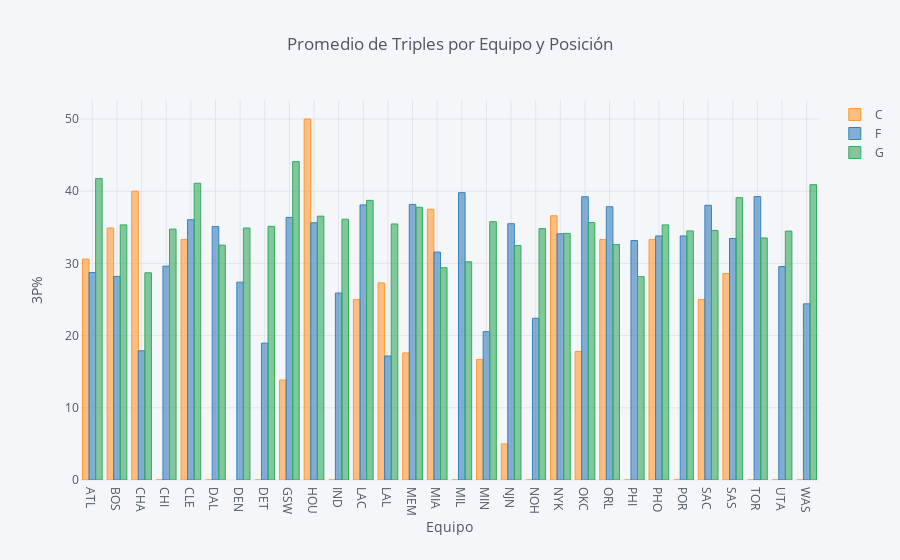

The notebook cell saved with this chart:
### Code cell
# Escriba su código aquí
configure_plotly_browser_state()

team_3p_mean.iplot(kind='bar', x= 'Team', y = ['C','F','G'],title='Promedio de Triples por Equipo y Posición',
                   yTitle='3P%',xTitle = 'Equipo')

### Figure 1 — Plotly figure (JSON) as saved in the notebook; plotly's stock layout.template omitted (floating-point values rounded to 4 significant figures)
{"data": [{"name": "C", "orientation": "v", "text": "", "y": [30.6, 34.9, 40, 0, 33.3, 0, "", 0, 13.85, 50, 0, 25, 27.3, 17.6, 37.5, 0, 16.7, 5, 0, 36.6, 17.8, 33.3, 0, 33.3, 0, 25, 28.6, 0, 0, 0], "marker": {"color": "rgba(255, 153, 51, 0.6)", "line": {"color": "rgba(255, 153, 51, 1.0)", "width": 1}}, "x": ["ATL", "BOS", "CHA", "CHI", "CLE", "DAL", "DEN", "DET", "GSW", "HOU", "IND", "LAC", "LAL", "MEM", "MIA", "MIL", "MIN", "NJN", "NOH", "NYK", "OKC", "ORL", "PHI", "PHO", "POR", "SAC", "SAS", "TOR", "UTA", "WAS"], "type": "bar", "uid": "ddf30f20-4301-4a5a-acb3-3cebe662f002"}, {"name": "F", "orientation": "v", "text": "", "y": [28.73, 28.2, 17.9, 29.63, 36.05, 35.1, 27.4, 18.95, 36.37, 35.63, 25.9, 38.1, 17.18, 38.17, 31.57, 39.8, 20.55, 35.5, 22.4, 34.1, 39.23, 37.85, 33.17, 33.8, 33.8, 38.05, 33.45, 39.25, 29.57, 24.4], "marker": {"color": "rgba(55, 128, 191, 0.6)", "line": {"color": "rgba(55, 128, 191, 1.0)", "width": 1}}, "x": ["ATL", "BOS", "CHA", "CHI", "CLE", "DAL", "DEN", "DET", "GSW", "HOU", "IND", "LAC", "LAL", "MEM", "MIA", "MIL", "MIN", "NJN", "NOH", "NYK", "OKC", "ORL", "PHI", "PHO", "POR", "SAC", "SAS", "TOR", "UTA", "WAS"], "type": "bar", "uid": "7108e7b8-c9e1-4170-82da-40bd76d40bea"}, {"name": "G", "orientation": "v", "text": "", "y": [41.75, 35.33, 28.7, 34.75, 41.1, 32.52, 34.9, 35.13, 44.1, 36.55, 36.12, 38.73, 35.46, 37.77, 29.4, 30.23, 35.77, 32.47, 34.82, 34.16, 35.67, 32.63, 28.17, 35.33, 34.5, 34.57, 39.1, 33.52, 34.48, 40.9], "marker": {"color": "rgba(50, 171, 96, 0.6)", "line": {"color": "rgba(50, 171, 96, 1.0)", "width": 1}}, "x": ["ATL", "BOS", "CHA", "CHI", "CLE", "DAL", "DEN", "DET", "GSW", "HOU", "IND", "LAC", "LAL", "MEM", "MIA", "MIL", "MIN", "NJN", "NOH", "NYK", "OKC", "ORL", "PHI", "PHO", "POR", "SAC", "SAS", "TOR", "UTA", "WAS"], "type": "bar", "uid": "d6eb33cf-d376-4ccd-9040-29162cbe324f"}], "layout": {"yaxis": {"tickfont": {"color": "#4D5663"}, "zerolinecolor": "#E1E5ED", "title": {"text": "3P%", "font": {"color": "#4D5663"}}, "gridcolor": "#E1E5ED", "showgrid": true}, "paper_bgcolor": "#F5F6F9", "plot_bgcolor": "#F5F6F9", "title": {"text": "Promedio de Triples por Equipo y Posición", "font": {"color": "#4D5663"}}, "xaxis": {"tickfont": {"color": "#4D5663"}, "zerolinecolor": "#E1E5ED", "title": {"text": "Equipo", "font": {"color": "#4D5663"}}, "gridcolor": "#E1E5ED", "showgrid": true}, "legend": {"bgcolor": "#F5F6F9", "font": {"color": "#4D5663"}}}}
